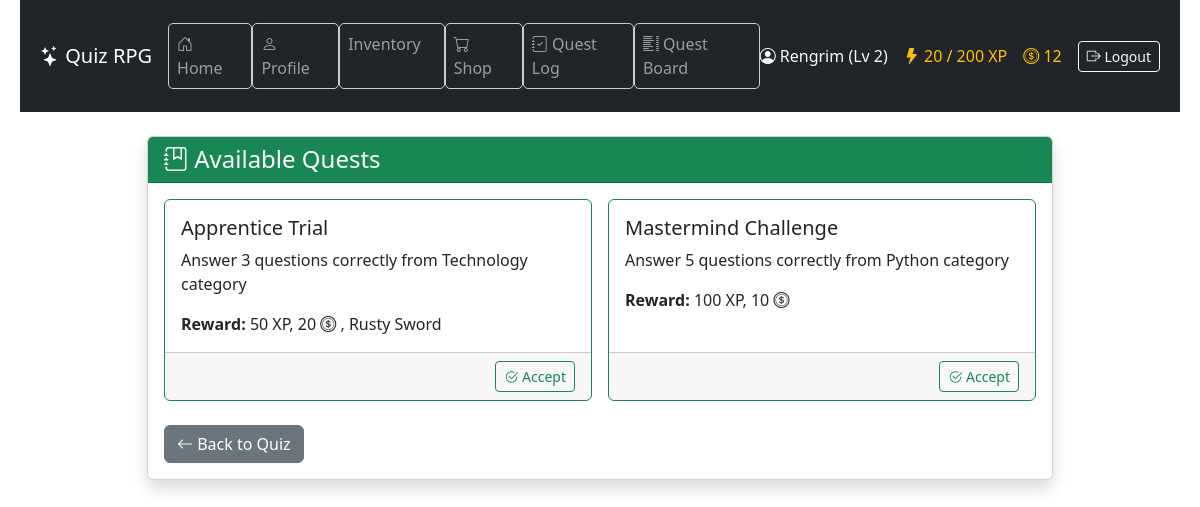
The page /quests/ (signed in) on the database its author committed.
### game/models.py (models this page shows, shortened)
class Character(models.Model):
    CLASS_CHOICES = [
        ("warrior", "Warrior"),
        ("mage", "Mage"),
        ("rogue", "Rogue"),
    ]
    user = models.OneToOneField(User, on_delete=models.CASCADE)
    name = models.CharField(max_length=100)
    character_class = models.CharField(
        max_length=20, choices=CLASS_CHOICES, default="warrior"
    )
    level = models.IntegerField(default=1)
    experience = models.IntegerField(default=0)
    experience_to_next_level = models.PositiveIntegerField(default=100)
    hp = models.PositiveIntegerField(default=100)
    max_hp = models.PositiveIntegerField(default=100)
    hp_from_levels = models.PositiveIntegerField(default=0)
    mana = models.PositiveIntegerField(default=50)
    max_mana = models.PositiveIntegerField(default=50)
    mana_from_levels = models.PositiveIntegerField(default=0)
    stamina = models.PositiveIntegerField(default=50)
    max_stamina = models.PositiveIntegerField(default=50)
    armor = models.PositiveIntegerField(default=0)
    damage_reduction = models.FloatField(default=0.0)
    physical_min_damage = models.PositiveIntegerField(default=1)
    physical_max_damage = models.PositiveIntegerField(default=3)
    spell_power = models.PositiveIntegerField(default=0)
    hp_regeneration = models.PositiveIntegerField(default=0)
    mana_regeneration = models.PositiveIntegerField(default=0)
    stamina_regeneration = models.PositiveIntegerField(default=0)
    items = models.ManyToManyField("Item", related_name="characters", blank=True)
    equipped_head = models.ForeignKey(
        "Item",
        null=True,
        blank=True,
        related_name="equipped_on_head",
        on_delete=models.SET_NULL,
    )
    equipped_body = models.ForeignKey(
        "Item",
        null=True,
        blank=True,
        related_name="equipped_on_body",
        on_delete=models.SET_NULL,
    )
    equipped_legs = models.ForeignKey(
        "Item",
        null=True,
        blank=True,
        related_name="equipped_on_legs",
        on_delete=models.SET_NULL,
    )
    equipped_feet = models.ForeignKey(
        "Item",
        null=True,
        blank=True,
        related_name="equipped_on_feet",
        on_delete=models.SET_NULL,
    )
    equipped_hand_right = models.ForeignKey(
        "Item",
        null=True,
        blank=True,
        related_name="equipped_on_hand_right",
        on_delete=models.SET_NULL,
    )
    equipped_hand_left = models.ForeignKey(
        "Item",
        null=True,
        blank=True,
        related_name="equipped_on_hand_left",
        on_delete=models.SET_NULL,
    )
    strength = models.IntegerField(default=5)
    intelligence = models.IntegerField(default=5)
    dexterity = models.IntegerField(default=5)
    vitality = models.IntegerField(default=5)
    luck = models.IntegerField(default=5)
    stat_points = models.IntegerField(default=0)
    gold = models.IntegerField(default=0)
    class XpReward(TypedDict):
        total: int
        base: int
        strength_bonus: int
        intelligence_bonus: int
        double: bool

class Quest(models.Model):
    name = models.CharField(max_length=100)
    description = models.TextField()
    category = models.ForeignKey(
        "Category", on_delete=models.SET_NULL, null=True, blank=True
    )
    required_correct_answers = models.PositiveIntegerField(default=1)
    experience_reward = models.PositiveIntegerField(default=0)
    gold_reward = models.PositiveIntegerField(default=0)
    item_reward = models.ForeignKey(
        "Item", on_delete=models.SET_NULL, null=True, blank=True
    )

class Item(models.Model):
    SLOT_CHOICES = [
        ("head", "Head"),
        ("body", "Body"),
        ("legs", "Legs"),
        ("feet", "Feet"),
        ("hand_right", "Right Hand"),
        ("hand_left", "Left Hand"),
    ]
    name = models.CharField(max_length=100)
    description = models.TextField(blank=True, null=True)
    price = models.IntegerField(null=True, blank=True)
    is_available_in_shop = models.BooleanField(default=False)
    slot = models.CharField(
        max_length=20,
        choices=SLOT_CHOICES,
        default="hand_right",
    )
    effect_strength = models.IntegerField(default=0)
    effect_intelligence = models.IntegerField(default=0)
    effect_dexterity = models.IntegerField(default=0)
    effect_vitality = models.IntegerField(default=0)
    effect_luck = models.IntegerField(default=0)
    min_damage = models.PositiveIntegerField(default=0)
    max_damage = models.PositiveIntegerField(default=0)
    armor = models.PositiveIntegerField(default=0)
    spell_power = models.PositiveIntegerField(default=0)
    hp_bonus = models.IntegerField(default=0)
    mana_bonus = models.IntegerField(default=0)
    stamina_bonus = models.IntegerField(default=0)
    required_class = models.CharField(
        max_length=20,
        choices=Character.CLASS_CHOICES,
        null=True,
        blank=True,
        help_text="If set, only characters of this class can equip the item.",
    )

### game/views.py (the view)
# urls.py: path("quests/", views.quest_list_view, name="quest_list"),
@character_required
def quest_list_view(request):
    character = Character.objects.get(user=request.user)
    accepted_ids = QuestProgress.objects.filter(character=character).values_list(
        "quest_id", flat=True
    )
    available_quests = Quest.objects.exclude(id__in=accepted_ids)
    return render(request, "game/quest_list.html", {"quests": available_quests})

### game/context_processors.py (called while the page is built)
def character_context(request):
    if request.user.is_authenticated:
        try:
            character = Character.objects.get(user=request.user)
            return {"character": character}
        except Character.DoesNotExist:
            return {}
    return {}

### game/templates/game/quest_list.html (shortened to what this page needs)
{% extends "game/base.html" %}
{% block content %}
<div class="container my-4">
  <div class="row justify-content-center">
    <div class="col-md-10">
      <div class="card shadow">
        <div class="card-header bg-success text-white">
          <h4 class="mb-0">
            <i class="bi bi-journal-bookmark"></i> Available Quests
          </h4>
        </div>
        <div class="card-body">
          {% if quests %}
          <div class="row row-cols-1 row-cols-md-2 g-3">
            {% for quest in quests %}
            <div class="col">
              <div class="card h-100 border-success">
                <div class="card-body">
                  <h5 class="card-title">{{ quest.name }}</h5>
                  <p class="card-text">{{ quest.description }}</p>
                  <p class="card-text">
                    <strong>Reward:</strong>
                    {{ quest.experience_reward }} XP,
                    {{ quest.gold_reward }} <i class="bi bi-coin"></i>
                    {% if quest.item_reward %}
                      , {{ quest.item_reward.name }}
                    {% endif %}
                  </p>
                </div>
                <div class="card-footer d-flex justify-content-end">
                  <a href="{% url 'accept_quest' quest.id %}" class="btn btn-outline-success btn-sm">
                    <i class="bi bi-check2-circle"></i> Accept
                  </a>
                </div>
              </div>
            </div>
            {% endfor %}
          </div>
          {% else %}
          <div class="alert alert-info">No available quests at the moment.</div>
          {% endif %}
          <a href="{% url 'quiz' %}" class="btn btn-secondary mt-4">
            <i class="bi bi-arrow-left"></i> Back to Quiz
          </a>
        </div>
      </div>
    </div>
  </div>
</div>
{% endblock %}

### game/templates/game/base.html (shortened to what this page needs)
{% load static %}
<!DOCTYPE html>
<html lang="en">
  <head>
    <link rel="stylesheet" type="text/css" href="{% static 'game/style.css' %}" />
    <link href="https://cdn.jsdelivr.net/npm/bootstrap@5.3.3/dist/css/bootstrap.min.css" rel="stylesheet" />
    <link href="https://cdn.jsdelivr.net/npm/bootstrap-icons@1.11.3/font/bootstrap-icons.css" rel="stylesheet" />
  </head>
  <body>
    <header class="bg-dark text-white">
      <nav class="navbar navbar-expand-lg navbar-dark container">
        <a class="navbar-brand" href="{% url 'home' %}">
          <i class="bi bi-stars"></i> Quiz RPG
        </a>
        <div class="collapse navbar-collapse justify-content-between" id="navbarNav">
          <ul class="navbar-nav me-auto mb-2 mb-lg-0">
            <li class="nav-item"><a class="nav-link" href="{% url 'home' %}"><i class="bi bi-house-door"></i> Home</a></li>
            <li class="nav-item"><a class="nav-link" href="{% url 'profile' %}"><i class="bi bi-person"></i> Profile</a></li>
            <li class="nav-item"><a class="nav-link" href="{% url 'inventory' %}"> Inventory</a></li>
            <li class="nav-item"><a class="nav-link" href="{% url 'shop' %}"><i class="bi bi-cart"></i> Shop</a></li>
            <li class="nav-item"><a class="nav-link" href="{% url 'quest_log' %}"><i class="bi bi-journal-check"></i> Quest Log</a></li>
            <li class="nav-item"><a class="nav-link" href="{% url 'quest_list' %}"><i class="bi bi-list-columns"></i> Quest Board</a></li>
          </ul>
          <div class="d-flex align-items-center gap-3 text-nowrap">
            {% if user.is_authenticated %}
              {% if character %}
                <span class="text-light"><i class="bi bi-person-circle"></i> {{ character.name }} (Lv {{ character.level }})</span>
                <span class="text-warning"><i class="bi bi-lightning-fill"></i> {{ character.experience }} / {{ character.level|add:"0" }}00 XP</span>
                <span class="text-warning"><i class="bi bi-coin"></i> {{ character.gold }}</span>
              {% else %}
                <span class="text-light"><i class="bi bi-person-circle"></i> {{ user.username }}</span>
              {% endif %}
              <form method="post" action="{% url 'logout' %}" class="d-inline">
                <button type="submit" class="btn btn-outline-light btn-sm">
                  <i class="bi bi-box-arrow-right"></i> Logout
                </button>
              </form>
            {% else %}
              <a href="{% url 'login' %}" class="btn btn-outline-light btn-sm"><i class="bi bi-box-arrow-in-right"></i> Login</a>
              <a href="{% url 'register' %}" class="btn btn-outline-light btn-sm"><i class="bi bi-person-plus"></i> Register</a>
            {% endif %}
          </div>
        </div>
      </nav>
    </header>
    <main class="container mb-5">
      {% block content %}{% endblock %}
    </main>
  </body>
</html>

### game/static/game/style.css (style rules this page uses)
body { font-family: "Segoe UI", sans-serif; background-color: #f4f4f4; color: #333; margin: 0; padding: 0 20px; }
header { background-color: #222; color: white; padding: 15px 20px; display: flex; flex-direction: column; align-items: flex-start; }
nav a { color: #ddd; text-decoration: none; margin-right: 15px; }
nav li { background: none !important; width: auto !important; height: auto !important; padding: 0 !important; margin: 0 !important; display: list-item; }
button { background-color: #4CAF50; color: white; border: none; padding: 8px 16px; margin-top: 5px; cursor: pointer; border-radius: 4px; }
ul { list-style: none; padding-left: 0; }
li { background-color: white; border: 1px solid #ccc; margin: 5px 0; padding: 10px; border-radius: 5px; }

### rows shown on the page
Character: name "Rengrim", level "2", experience "20", level|add "2", gold "12"
Quest: name "Apprentice Trial", description "Answer 3 questions correctly from Technology category", experience_reward "50", gold_reward "20", item_reward.name "Rusty Sword"
Quest: name "Mastermind Challenge", description "Answer 5 questions correctly from Python category", experience_reward "100", gold_reward "10"
